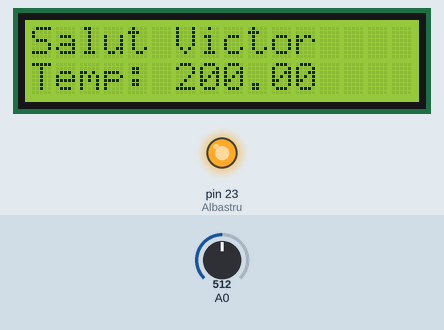
The sketch below on a simulated Arduino Mega 2560, built with avr-gcc and run on an emulated ATmega2560. On the bench: 16×2 character LCD, output pins drawn as LEDs (lit = HIGH). Inputs (shaded band) come from the test bench; at power-on: A0 = 512. What the sketch prints to the serial monitor is not drawn.

Above: at 1.2 s.
1.3 s: A0 set to 160
At 3.2 s:
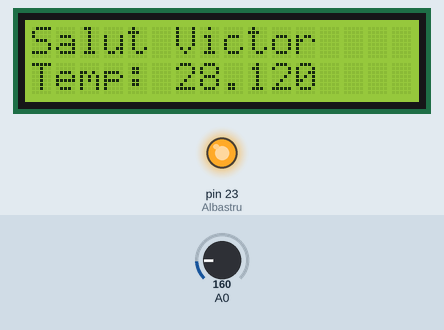
3.5 s: A0 set to 143
At 5.2 s:
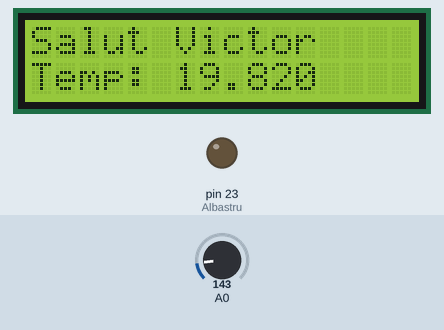
5.5 s: A0 set to 122
At 7.2 s:
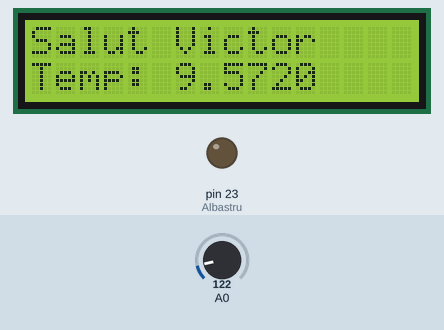
Timing chart, 0 to 8.7 s (numbered marks = the images above; inputs shaded):
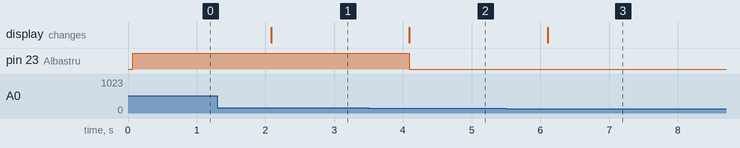

The sketch:

temperatura.ino
```cpp
#include <LiquidCrystal.h>
LiquidCrystal lcd(7, 6, 5, 4, 3, 2);
int Albastru = 23;
void setup(){
  Serial.begin(9600);
  lcd.begin(16, 2);
  pinMode(Albastru,OUTPUT);

}

void loop(){
  Serial.print("Temperatura: ");
  float temperatura = readTempInCelsius(10,0);
  Serial.print(temperatura);
  Serial.print("  ");
  Serial.println("C");
  lcd.setCursor(0, 0);
  lcd.print("Salut Victor");
  lcd.setCursor(0, 1);

  lcd.print("Temp: " );
  lcd.print(temperatura);
  if(temperatura>24){
    Serial.print("Arde");
    Aprinde(Albastru);
    }
    else{
      Stinge(Albastru);
      }
  delay(1000);
}


void Aprinde(int pin){
    digitalWrite(pin, HIGH);
}
void Stinge(int pin){
    digitalWrite(pin, LOW);
}
void Pauza (int milisecunde){
  delay(milisecunde);
}


float readTempInCelsius(int count, int pin) {
  float temperaturaMediata = 0;
  float sumaTemperatura = 0;
  for (int i =0; i < count; i++) {
    int reading = analogRead(pin);
    float voltage = reading * 5.0;
    voltage /= 1024.0;
    float temperatureCelsius = (voltage - 0.5) * 100 ;
    sumaTemperatura = sumaTemperatura + temperatureCelsius;
  }
  return sumaTemperatura / (float)count;
}
```

Measured:
- the behaviour switches between 152 and 151 on A0 (found by bisection; images 1 and 2)
- after the input at 1.3 s, the display: changes after 0.78 s (image 1)
- after the input at 3.5 s, pin 23 (Albastru): HIGH → LOW after 0.59 s; the display: changes after 0.59 s (image 2)
- after the input at 5.5 s, the display: changes after 0.60 s (image 3)
